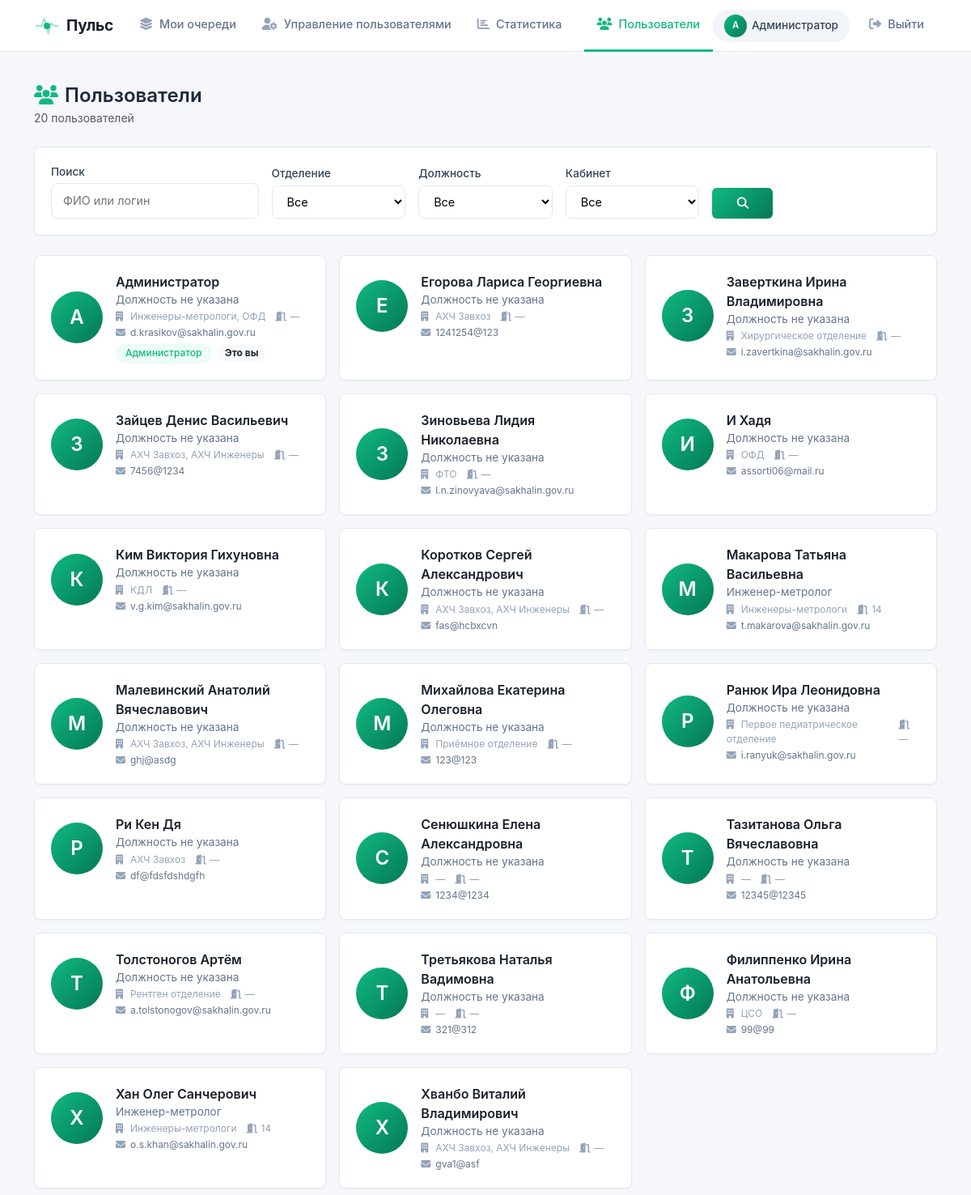
Screenshot of /users (signed in) with the database file from the repository.
### models.py (models this page shows, shortened)
class User(UserMixin, db.Model):
    id = db.Column(db.Integer, primary_key=True)
    username = db.Column(db.String(80), unique=True, nullable=False)
    password = db.Column(db.String(200), nullable=False)
    full_name = db.Column(db.String(300), nullable=True)
    email = db.Column(db.String(120), unique=True, nullable=False)
    phone = db.Column(db.String(20), nullable=True)
    department = db.Column(db.String(200), nullable=True)
    position = db.Column(db.String(200), nullable=True)
    office = db.Column(db.String(50), nullable=True)
    role = db.Column(db.Integer, default=1)
    created_at = db.Column(db.DateTime, default=datetime.now(tz))
    notify_email = db.Column(db.Boolean, default=True)
    queues = db.relationship('Queue', secondary='user_queue', back_populates='members')
    admin_queues = db.relationship('Queue', secondary='queue_admins', back_populates='admins')
    assigned_tickets = db.relationship('Ticket', secondary='ticket_assignees', back_populates='assignees')
    created_tickets = db.relationship('Ticket', foreign_keys='Ticket.created_by_id', backref='creator')
    allowed_queues = db.relationship(
        'Queue',
        secondary='queue_links',
        primaryjoin='Queue.id == queue_links.c.queue_from',
        secondaryjoin='Queue.id == queue_links.c.queue_to',
        backref='allowed_by_queues'
    )
    bookings = db.relationship('Booking', backref='user', lazy=True)
    @property
    def department(self):
        return ', '.join(q.name for q in self.queues)

class Queue(db.Model):
    id = db.Column(db.Integer, primary_key=True)
    name = db.Column(db.String(100), nullable=False, unique=True)
    description = db.Column(db.Text, nullable=True)
    is_active = db.Column(db.Boolean, default=True)
    queue_type = db.Column(db.String(50), default='default')
    created_at = db.Column(db.DateTime, default=datetime.now(tz))
    created_by_id = db.Column(db.Integer, db.ForeignKey('user.id'))
    mail = db.Column(db.Text,default = None)
    admins = db.relationship('User', secondary='queue_admins', back_populates='admin_queues')
    members = db.relationship('User', secondary='user_queue', back_populates='queues')
    tickets = db.relationship('Ticket', backref='queue', lazy=True)
    cars = db.relationship('Car', backref='queue', lazy=True)
    created_by = db.relationship('User', foreign_keys=[created_by_id])

### app.py (the view, shortened to what this page needs)
@app.route('/users')
@login_required
def users_list():
    query = User.query
    search = request.args.get('search', '').strip()
    department = request.args.get('department', '').strip()
    position = request.args.get('position', '').strip()
    office = request.args.get('office', '').strip()
    if department:
        query = query.filter(User.department == department)
    if position:
        query = query.filter(User.position == position)
    if office:
        query = query.filter(User.office == office)
    users = query.order_by(User.full_name).all()
    departments = sorted(set(u.department for u in User.query.all() if u.department))
    positions = sorted(set(u.position for u in User.query.all() if u.position))
    offices = sorted(set(u.office for u in User.query.all() if u.office))
    return render_template('users_list.html',
                         users=users,
                         departments=departments,
                         positions=positions,
                         offices=offices)

### app.py (called while the page is built)
@login_manager.user_loader
def load_user(user_id):
    return User.query.get(int(user_id))

@app.context_processor
def inject_globals():
    return {
        'User': User,
        'can_manage_queue': can_manage_queue,
        'format_datetime': format_datetime,
        'get_current_server_time': get_current_server_time,
        'SERVER_TIMEZONE': SERVER_TIMEZONE
    }

### templates/users_list.html (shortened to what this page needs)
{% extends "base.html" %}
{% block content %}
<div class="d-flex justify-content-between align-items-center mb-4">
    <div>
        <h4 class="mb-0 fw-semibold">
            <i class="fas fa-users me-2" style="color: var(--primary);"></i>Пользователи
        </h4>
        <span class="text-muted small">{{ users|length }} пользователей</span>
    </div>
</div>
<div class="card-modern mb-4 animate-fade-in">
    <div class="card-body">
        <form method="GET" action="{{ url_for('users_list') }}" class="row g-3 align-items-end">
            <div class="col-md-3">
                <label class="form-label-modern small">Поиск</label>
                <input type="text" class="form-control-modern" name="search" value="{{ request.args.get('search', '') }}" placeholder="ФИО или логин">
            </div>
            <div class="col-md-2">
                <label class="form-label-modern small">Отделение</label>
                <select class="form-select-modern" name="department">
                    <option value="">Все</option>
                </select>
            </div>
            <div class="col-md-2">
                <label class="form-label-modern small">Должность</label>
                <select class="form-select-modern" name="position">
                    <option value="">Все</option>
                </select>
            </div>
            <div class="col-md-2">
                <label class="form-label-modern small">Кабинет</label>
                <select class="form-select-modern" name="office">
                    <option value="">Все</option>
                </select>
            </div>
            <div class="col-md-1">
                <button type="submit" class="btn btn-primary-gradient w-100">
                    <i class="fas fa-search"></i>
                </button>
            </div>
        </form>
    </div>
</div>
{% if users %}
    <div class="row g-3 animate-fade-in">
        {% for user in users %}
            <div class="col-md-6 col-lg-4">
                <a href="{{ url_for('user_profile', user_id=user.id) }}" class="text-decoration-none">
                    <div class="user-card card-modern h-100">
                        <div class="user-card-body">
                            <div class="user-avatar-lg" style="background: linear-gradient(135deg, #10b981 0%, #047857 100%);">
                                {{ user.full_name[0]|upper if user.full_name else user.username[0]|upper }}
                            </div>
                            <div class="user-card-info">
                                <div class="user-card-name">{{ user.full_name or user.username }}</div>
                                <div class="user-card-position">{{ user.position or 'Должность не указана' }}</div>
                                <div class="user-card-meta">
                                    <span><i class="fas fa-building me-1"></i>{{ user.department or '—' }}</span>
                                    <span><i class="fas fa-door-open me-1"></i>{{ user.office or '—' }}</span>
                                </div>
                                <div class="user-card-contact">
                                    <span><i class="fas fa-envelope me-1"></i>{{ user.email }}</span>
                                </div>
                                {% if user.role == 0 %}
                                    <span class="badge-status badge-status-new mt-1">Администратор</span>
                                {% endif %}
                                {% if user.id == current_user.id %}
                                    <span class="badge bg-light text-dark border-0 ms-1">Это вы</span>
                                {% endif %}
                            </div>
                        </div>
                    </div>
                </a>
            </div>
        {% endfor %}
    </div>
{% endif %}
{% endblock %}

### templates/base.html (shortened to what this page needs)
<!DOCTYPE html>
<html lang="ru">
<head>
    <link href="https://cdn.jsdelivr.net/npm/bootstrap@5.3.0/dist/css/bootstrap.min.css" rel="stylesheet">
    <link href="https://cdnjs.cloudflare.com/ajax/libs/font-awesome/6.4.0/css/all.min.css" rel="stylesheet">
    <link rel="stylesheet" href="{{ url_for('static', filename='style.css') }}">
    <link href="https://cdn.quilljs.com/1.3.6/quill.snow.css" rel="stylesheet">
</head>
<body>
    <nav class="navbar navbar-expand-lg navbar-custom">
        <div class="container">
            <a class="navbar-brand" href="{{ url_for('index') }}">
                <span class="logo-pulse">
                    <span class="pulse-icon">
                        <span class="pulse-dot"></span>
                    </span>
                    Пульс
                </span>
            </a>
            <div class="collapse navbar-collapse" id="navbarNav">
                <ul class="navbar-nav me-auto">
                    {% if current_user.is_authenticated and current_user.admin_queues %}
                        <li class="nav-item">
                            <a class="nav-link {{ 'active' if request.endpoint == 'my_queues' }}" href="{{ url_for('my_queues.my_queues') }}">
                                <i class="fas fa-layer-group"></i> Мои очереди
                            </a>
                        </li>
                    {% endif %}
                    {% if current_user.is_authenticated and current_user.role == 0 %}
                        <li class="nav-item dropdown">
                            <a class="nav-link {{ 'active' if request.endpoint == 'admin_users' }}" href="{{ url_for('user_mgmt.admin_users') }}">
                                <i class="fas fa-user-cog"></i> Управление пользователями
                            </a>
                        </li>
                        <li class="nav-item">
                            <a class="nav-link {{ 'active' if request.endpoint == 'statistics' }}" href="{{ url_for('statistics.statistics') }}">
                                <i class="fas fa-chart-bar"></i> Статистика
                            </a>
                        </li>
                    {% endif %}
                </ul>
                <ul class="navbar-nav align-items-center">
                    {% if current_user.is_authenticated %}
                        <li class="nav-item">
                            <a class="nav-link {{ 'active' if request.endpoint == 'users_list' }}" href="{{ url_for('users_list') }}">
                                <i class="fas fa-users"></i> Пользователи
                            </a>
                        </li>
                        <li class="nav-item me-2">
                            <a href="{{ url_for('profile') }}" class="user-badge-link" title="Перейти в профиль">
                                <span class="user-badge">
                                    <span class="user-avatar-mini">{{ (current_user.full_name or current_user.username)[0]|upper }}</span>
                                    {{ current_user.full_name or current_user.username }}
                                </span>
                            </a>
                        </li>
                        <li class="nav-item">
                            <a class="nav-link btn-logout" href="{{ url_for('login.logout') }}">
                                <i class="fas fa-sign-out-alt"></i> Выйти
                            </a>
                        </li>
                    {% else %}
                        <li class="nav-item">
                            <a class="nav-link btn-login" href="{{ url_for('login') }}">
                                <i class="fas fa-sign-in-alt"></i> Войти
                            </a>
                        </li>
                    {% endif %}
                </ul>
            </div>
        </div>
    </nav>
    <div class="container mt-4 pt-3">
        {% block content %}{% endblock %}
    </div>
</body>
</html>

### static/style.css (style rules this page uses)
:root { --primary: #10b981; --primary-hover: #059669; --primary-light: #ecfdf5; --primary-dark: #047857; --primary-gradient: linear-gradient(135deg, #10b981 0%, #047857 100%); --gray-50: #f8fafc; --gray-100: #f1f5f9; --gray-200: #e2e8f0; --gray-300: #cbd5e1; --gray-400: #94a3b8; --gray-500: #64748b; --gray-600: #475569; --gray-700: #334155; --gray-800: #1e293b; --gray-900: #0f172a; --radius: 8px; --shadow: 0 1px 3px rgba(0,0,0,0.04); --shadow-md: 0 4px 12px rgba(0,0,0,0.06); --shadow-lg: 0 10px 40px rgba(0,0,0,0.08); }
* { margin: 0; padding: 0; box-sizing: border-box; }
body { font-family: -apple-system, BlinkMacSystemFont, "Segoe UI", Roboto, "Helvetica Neue", Arial, sans-serif; background: #f5f7fa; color: var(--gray-800); -webkit-font-smoothing: antialiased; line-height: 1.5; padding-top: 64px; }
a { text-decoration: none; color: var(--primary); transition: color 0.2s; }
.navbar-custom { background: #ffffff; border-bottom: 1px solid var(--gray-200); height: 64px; padding: 0; position: fixed; top: 0; left: 0; right: 0; z-index: 1000; }
.navbar-custom .container { height: 100%; display: flex; align-items: center; }
.navbar-custom .navbar-brand { font-weight: 600; font-size: 1.1rem; color: var(--gray-900); letter-spacing: -0.3px; display: flex; align-items: center; }
.navbar-custom .nav-link { color: var(--gray-500) !important; font-size: 0.9rem; font-weight: 500; padding: 0 16px !important; height: 64px; display: flex; align-items: center; border-bottom: 2px solid transparent; transition: all 0.15s ease; }
.navbar-custom .nav-link:hover, .navbar-custom .nav-link.active { color: var(--gray-900) !important; border-bottom-color: var(--primary); }
.navbar-custom .nav-link i { margin-right: 8px; font-size: 0.95rem; }
.user-badge { font-size: 0.85rem; font-weight: 500; color: var(--gray-700); background: var(--gray-100); padding: 6px 14px; border-radius: 20px; display: inline-flex; align-items: center; gap: 6px; }
.btn-logout { color: var(--gray-500) !important; font-weight: 500; padding: 6px 12px !important; border-radius: 6px; transition: all 0.15s; }
.card-modern { background: #ffffff; border: 1px solid var(--gray-200); border-radius: var(--radius); box-shadow: var(--shadow); transition: box-shadow 0.2s ease, transform 0.15s ease; }
.card-modern .card-body { padding: 20px; }
.btn-primary-gradient { background: var(--primary-gradient); border: none; color: #fff; padding: 8px 18px; border-radius: 6px; font-weight: 500; font-size: 0.9rem; transition: all 0.3s ease; }
.badge-status { display: inline-block; padding: 4px 12px; border-radius: 12px; font-weight: 500; font-size: 0.75rem; line-height: 1.4; }
.badge-status-new { background: var(--primary-light); color: var(--primary); }
.form-control-modern { border: 1px solid var(--gray-200); border-radius: var(--radius); padding: 10px 14px; font-size: 0.9rem; transition: border-color 0.15s, box-shadow 0.15s; width: 100%; background: #fff; }
.form-select-modern { border: 1px solid var(--gray-200); border-radius: var(--radius); padding: 10px 14px; font-size: 0.9rem; transition: border-color 0.15s, box-shadow 0.15s; width: 100%; background: #fff; }
.form-label-modern { font-weight: 500; color: var(--gray-700); margin-bottom: 4px; font-size: 0.85rem; display: block; }
.animate-fade-in { animation: fadeInUp 0.3s ease forwards; }

### templates/users_list.html (style rules this page uses)
.user-card { transition: all 0.3s ease; cursor: pointer; }
.user-card-body { padding: 20px; display: flex; align-items: center; gap: 16px; }
.user-avatar-lg { width: 64px; height: 64px; border-radius: 50%; background: linear-gradient(135deg, #10b981 0%, #047857 100%); color: #fff; display: flex; align-items: center; justify-content: center; font-size: 1.5rem; font-weight: 600; flex-shrink: 0; }
.user-card-info { flex: 1; min-width: 0; }
.user-card-name { font-weight: 600; color: #1a202c; font-size: 1rem; }
.user-card-position { font-size: 0.85rem; color: #64748b; }
.user-card-meta { display: flex; gap: 12px; font-size: 0.75rem; color: #94a3b8; margin-top: 2px; }
.user-card-meta i { width: 14px; }
.user-card-contact { display: flex; flex-wrap: wrap; gap: 8px 16px; font-size: 0.75rem; color: #64748b; margin-top: 2px; }
.user-card-contact i { width: 14px; color: #94a3b8; }

### rows the page displays
User: full_name "А", full_name "Администратор", position "Должность не указана", name "Инженеры-метрологи, ОФД", office "—", email "d.krasikov@sakhalin.gov.ru", role "Администратор", shows "Это вы"
User: full_name "Е", full_name "Егорова Лариса Георгиевна", position "Должность не указана", name "АХЧ Завхоз", office "—", email "1241254@123"
User: full_name "З", full_name "Заверткина Ирина Владимировна", position "Должность не указана", name "Хирургическое отделение", office "—", email "i.zavertkina@sakhalin.gov.ru"
User: full_name "З", full_name "Зайцев Денис Васильевич", position "Должность не указана", name "АХЧ Завхоз, АХЧ Инженеры", office "—", email "7456@1234"
User: full_name "З", full_name "Зиновьева Лидия Николаевна", position "Должность не указана", name "ФТО", office "—", email "l.n.zinovyava@sakhalin.gov.ru"
User: full_name "И", full_name "И Хадя", position "Должность не указана", name "ОФД", office "—", email "assorti06@mail.ru"
User: full_name "К", full_name "Ким Виктория Гихуновна", position "Должность не указана", name "КДЛ", office "—", email "v.g.kim@sakhalin.gov.ru"
User: full_name "К", full_name "Коротков Сергей Александрович", position "Должность не указана", name "АХЧ Завхоз, АХЧ Инженеры", office "—", email "fas@hcbxcvn"
User: full_name "М", full_name "Макарова Татьяна Васильевна", position "Инженер-метролог", name "Инженеры-метрологи", office "14", email "t.makarova@sakhalin.gov.ru"
User: full_name "М", full_name "Малевинский Анатолий Вячеславович", position "Должность не указана", name "АХЧ Завхоз, АХЧ Инженеры", office "—", email "ghj@asdg"
User: full_name "М", full_name "Михайлова Екатерина Олеговна", position "Должность не указана", name "Приёмное отделение", office "—", email "123@123"
User: full_name "Р", full_name "Ранюк Ира Леонидовна", position "Должность не указана", name "Первое педиатрическое отделение", office "—", email "i.ranyuk@sakhalin.gov.ru"
User: full_name "Р", full_name "Ри Кен Дя", position "Должность не указана", name "АХЧ Завхоз", office "—", email "df@fdsfdshdgfh"
User: full_name "С", full_name "Сенюшкина Елена Александровна", position "Должность не указана", department "—", office "—", email "1234@1234"
User: full_name "Т", full_name "Тазитанова Ольга Вячеславовна", position "Должность не указана", department "—", office "—", email "12345@12345"
User: full_name "Т", full_name "Толстоногов Артём", position "Должность не указана", name "Рентген отделение", office "—", email "a.tolstonogov@sakhalin.gov.ru"
User: full_name "Т", full_name "Третьякова Наталья Вадимовна", position "Должность не указана", department "—", office "—", email "321@312"
User: full_name "Ф", full_name "Филиппенко Ирина Анатольевна", position "Должность не указана", name "ЦСО", office "—", email "99@99"
User: full_name "Х", full_name "Хан Олег Санчерович", position "Инженер-метролог", name "Инженеры-метрологи", office "14", email "o.s.khan@sakhalin.gov.ru"
User: full_name "Х", full_name "Хванбо Виталий Владимирович", position "Должность не указана", name "АХЧ Завхоз, АХЧ Инженеры", office "—", email "gva1@asf"

### other values shown
{{ users|length }} "20"
